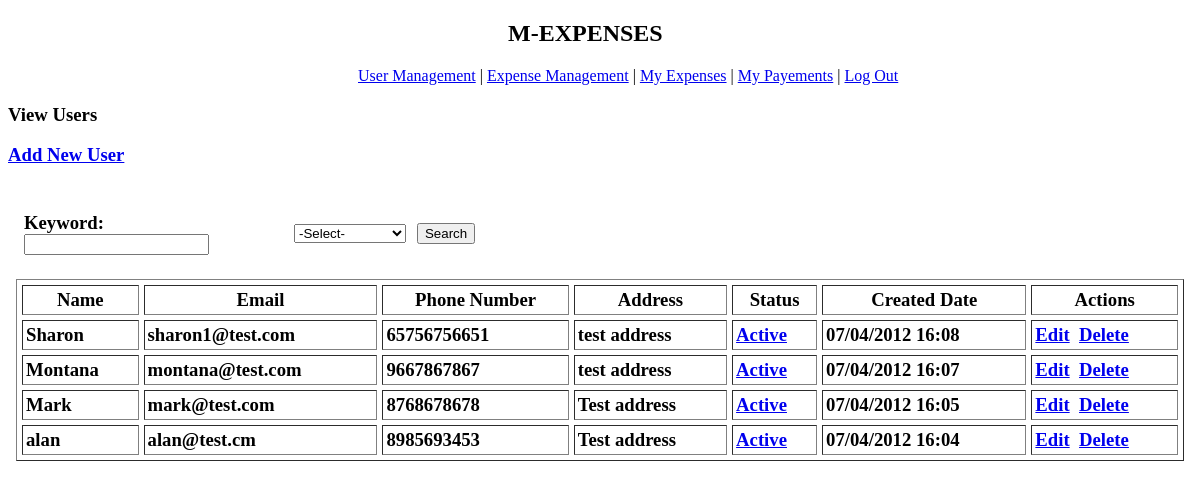
Screenshot of /index.php?module=users&action=view (signed in) with the database file from the repository.
### tables this page shows
CREATE TABLE IF NOT EXISTS `users` (
  `id` int(11) NOT NULL AUTO_INCREMENT,
  `name` varchar(255) NOT NULL,
  `email` varchar(255) NOT NULL,
  `phone` varchar(255) DEFAULT NULL,
  `address` text,
  `status` tinyint(1) NOT NULL DEFAULT '1' COMMENT '0=inactive,1=active',
  `created_date` datetime NOT NULL,
  PRIMARY KEY (`id`)
);

### classes/userClass.php (called while the page is built, shortened)
<?php
class userClass
{
function view(){
       $filter   =  NULL;
       $result      = GetDataBySql("SELECT * FROM users WHERE 1 $filter ORDER BY created_date DESC");
       include("templates/header.php");
       include("templates/users/view.php");
       include("templates/footer.php");
}
}
?>

### index.php (called while the page is built)
<?php
 require_once("configuration/config.php");
?>

### functions/common.php (called while the page is built, shortened)
<?php
	function GetDataBySql($sql)
		{
			$fn_res		=	mysql_query($sql);
			$arrcnt		=	-1;
			$dataarr	=	array();
			while($temp	= mysql_fetch_assoc($fn_res))
				{
					$arrcnt++;
					$dataarr[$arrcnt]	=	$temp;
				}
			return $dataarr;
		}
    function ConvertToDDMMYYYY($date){
         list($dnew,$tt)     =  explode(" ",$date);
         list($yy,$mm,$dd)   =  explode("-",$dnew);
         $new_date_stamp     =  strtotime($yy.'-'.$mm.'-'.$dd.' '.$tt);
         $res_date           =  date('d/m/Y H:i',$new_date_stamp);
         return $res_date;
    }
    ?>

### templates/users/view.php (the view, shortened to what this page needs)
<p><h3>View Users<h3><span><a href="index.php?module=users&action=add" >Add New User</a></span></p>
 <table width="100%" border="0" align="center" cellpadding="3" cellspacing="5">
                              <tr>
                      <td valign="top" colspan='2' ><?php if($_SESSION['error_message']) {echo $_SESSION['error_message'];unset($_SESSION['error_message']);}?>
                      </td>
                    </tr>
		                      <tr>
		                      <td valign="top" colspan='2' >
		                      <form name='filter_form' action='' method='get'>
		                   <table width="40%" border="0" align="left" cellpadding="3" cellspacing="5">
                              <tr>
                              <td> Keyword: <input type="text" name="keyword" value="<?php if($_GET['keyword']) echo $_GET['keyword'];?>" />
                                </td>
                               <td><select name="keytype" >
						<option value="">-Select-</option>
                        </select>    </td>
                              <td><input name="sub" type="submit" value="Search"/>
                              </td>
                              </tr>
                              </table>
                              </form>
                     </td>
                    </tr>
                    <tr>
                     <td valign="top" colspan='2' >
                      <table width="100%" border="1" align="center" cellpadding="3" cellspacing="5">
                      <tr>
                      <th>Name</th>
                      <th>Email</th>
                      <th>Phone Number</th>
                      <th>Address</th>
                      <th>Status</th>
                      <th>Created Date</th>
                      <th>Actions</th>
                      </tr>
                      <?php
                      if($result){
                       foreach($result as $key=>$val){?>
                              <tr>
                              <td><?php echo $val['name']; ?></td>
                              <td><?php echo $val['email']; ?></td>
                              <td><?php echo $val['phone'].$val['total_amount']; ?></td>
                              <td><?php if($val['address']) echo $val['address'];else echo "N/A"; ?></td>
                              <td><?php if($val['status']==1) echo "<a href='index.php?module=users&action=view&status=".$val['id']."' title='Change status to inactive'>Active</a>";else echo "<a href='index.php?module=users&action=view&status=".$val['id']."' title='To activate the user'>Inactive</a>"; ?></td>
                              <td><?php if($val['created_date']) echo ConvertToDDMMYYYY($val['created_date']); ?></td>
                              <td><a href='index.php?module=users&action=edit&id=<?php echo $val['id'];?>'>Edit</a>  &nbsp;<a href='index.php?module=users&action=delete&id=<?php echo $val['id'];?>' onclick="if(!confirm('Do you reall want to delete this user details?'))return false;">Delete</a>
                              </tr>
                              <?php }}else{echo "<tr>
                              <td colspan='7'>No result Found</td></tr>";} ?>
                              </table>
                       </td>
                       </tr>
                    </table>

### configuration/config.php (shortened to what this page needs)
<?php
include("functions/common.php");
include("classes/userClass.php");
$log_obt     = new loginClass;
$user_obt    = new userClass;
if($_SESSION['LoggedUser']){
switch($_GET['module']){
            case "users":
              if($_GET['action']=="add")
                 $user_obt->add();
              else if($_GET['action']=="edit")
                 $user_obt->edit();
              else if($_GET['action']=="delete")
                 $user_obt->delete();
              else if($_GET['action']=="login")
                 $log_obt->login();
              else if($_GET['action']=="logout")
                 $log_obt->logout();
              else if($_GET['action']=="delete")
                 $user_obt->delete();
              else if($_GET['action']=="view"){
                 $user_obt->view();
                 }
              else
                 $user_obt->view();
                 exit;
            break;
}
}
else $log_obt->login();
?>

### templates/header.php (shortened to what this page needs)
<!DOCTYPE html PUBLIC "-//W3C//DTD XHTML 1.0 Transitional//EN" "http://www.w3.org/TR/xhtml1/DTD/xhtml1-transitional.dtd">
<html xmlns="http://www.w3.org/1999/xhtml">
<head>
<link rel='stylesheet' type='text/css'  href='css/jquery-ui-1.8.custom.css' />
</head>
<body>
<div style="padding-left:500px;width:600px;" ><h2>M-EXPENSES</h2></div>
<div style="padding-left:350px;width:600px;" ><a href="index.php?module=users&action=view">User Management</a> | <a href="index.php?module=expenses&action=view">Expense Management</a> | <a href="index.php?module=expenses&action=report&type=1">My Expenses</a> | <a href="index.php?module=expenses&action=report&type=2">My Payements</a> | <a href="index.php?module=users&action=logout">Log Out</a></div>

### templates/footer.php
</body>
</html>

### rows the page displays
users: name "Sharon", email "sharon1@test.com", phone "65756756651", address "test address", created_date "07/04/2012 16:08"
users: name "Montana", email "montana@test.com", phone "9667867867", address "test address", created_date "07/04/2012 16:07"
users: name "Mark", email "mark@test.com", phone "8768678678", address "Test address", created_date "07/04/2012 16:05"
users: name "alan", email "alan@test.cm", phone "8985693453", address "Test address", created_date "07/04/2012 16:04"
